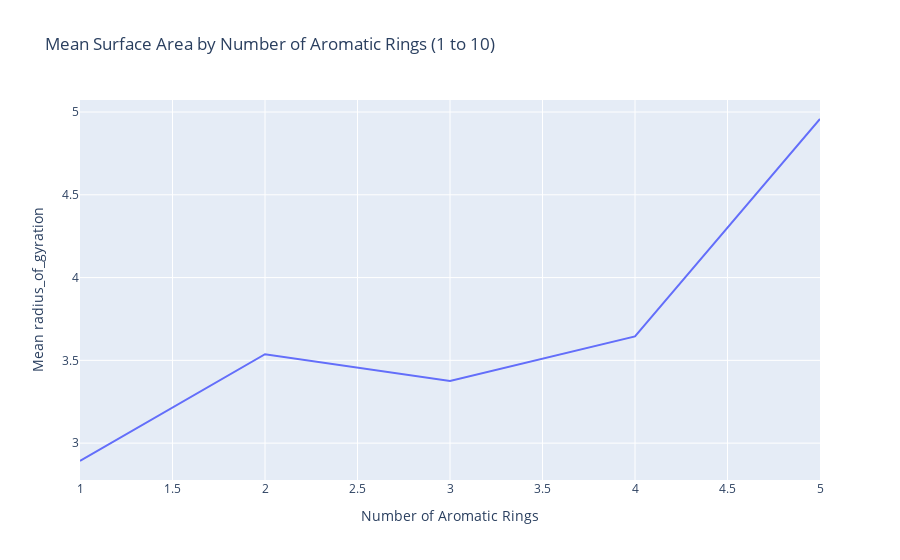

This figure's notebook cell:
### Code cell
import pandas as pd
import plotly.express as px

# Assuming 'molecules_properties_admet_data' DataFrame exists and contains columns 'number_of_aromatic_rings' and 'surface_area'

# Create a DataFrame with values from 1 to 10
x_values = pd.DataFrame({'number_of_aromatic_rings': range(1, 6)})

# Group by 'number_of_aromatic_rings' and calculate mean surface area for each group
mean_radius_gyration = molecules_properties_admet_data.groupby('number_of_aromatic_rings')['radius_of_gyration'].mean().reset_index()

# Merge the DataFrame with all values and the calculated mean surface area DataFrame
merged_data = pd.merge(x_values, mean_radius_gyration, on='number_of_aromatic_rings', how='left')

# Fill NaN values with 0 to prepare for forward fill
merged_data.fillna(0, inplace=True)

# Forward fill the surface area values
merged_data['radius_of_gyration'] = merged_data['radius_of_gyration'].replace(0, method='ffill')

# Create line chart
fig = px.line(merged_data, x='number_of_aromatic_rings', y='radius_of_gyration', 
              title='Mean Surface Area by Number of Aromatic Rings (1 to 5)',
              labels={'number_of_aromatic_rings': 'Number of Aromatic Rings', 'radius_of_gyration': 'Mean radius_of_gyration'})

# Show the plot
fig.show()

### Figure 1 — Plotly figure (JSON) as saved in the notebook; plotly's stock layout.template omitted (floating-point values rounded to 4 significant figures)
{"data": [{"hovertemplate": "Number of Aromatic Rings=%{x}<br>Mean radius_of_gyration=%{y}<extra></extra>", "legendgroup": "", "line": {"color": "#636efa", "dash": "solid"}, "marker": {"symbol": "circle"}, "mode": "lines", "name": "", "orientation": "v", "showlegend": false, "type": "scatter", "x": [1, 2, 3, 4, 5], "xaxis": "x", "y": [2.892, 3.537, 3.376, 3.645, 4.958], "yaxis": "y"}], "layout": {"legend": {"tracegroupgap": 0}, "title": {"text": "Mean Surface Area by Number of Aromatic Rings (1 to 10)"}, "xaxis": {"anchor": "y", "domain": [0, 1], "title": {"text": "Number of Aromatic Rings"}}, "yaxis": {"anchor": "x", "domain": [0, 1], "title": {"text": "Mean radius_of_gyration"}}}}
